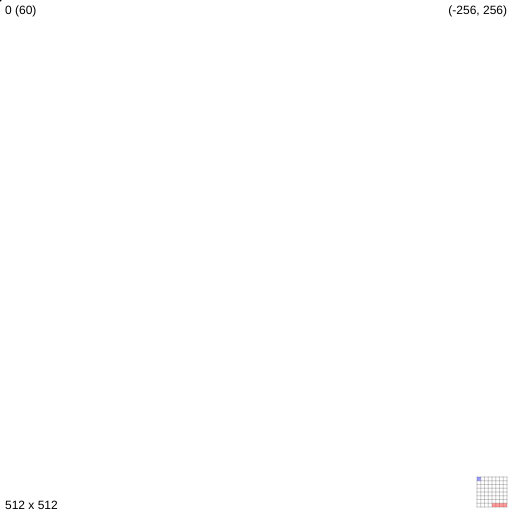
Frame 1 (no input)
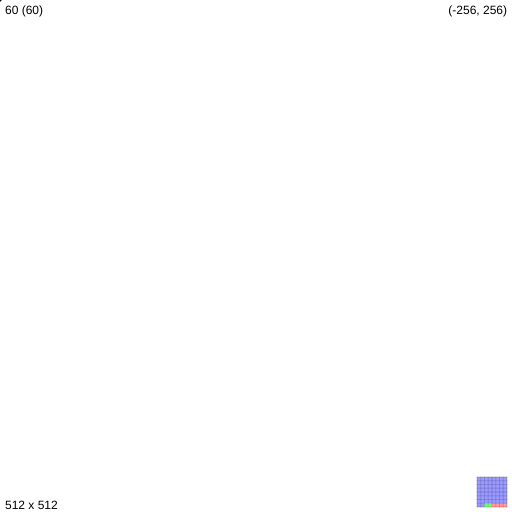
Frame 60 (no input)
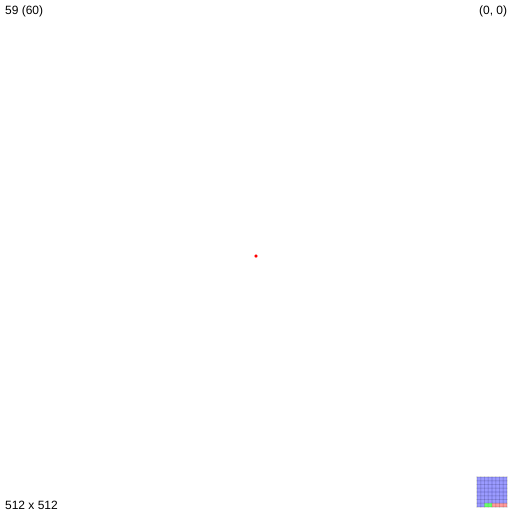
Frame 120 (the mouse pressed at the canvas centre since frame 60)

The p5.js sketch that drew these frames (run headless with seeded random() and noise() and a simulated clock; from frame 60 on, the mouse is pressed at the canvas centre):

// p5.js sketch
// ── sketch.js
//Better Mouse
let mouse = {
  x: 0,
  y: 0,
  is_pressed: 0,

  x_offset: 0,
  y_offset: 0,

  size: 0,
  buffer: {
    array: [],
    index: 0,
    population: 0,
    size: 1,

    init(size){
      this.size = size;
      this.array = new Array(size);
      this.index = 0;
      this.population = 0;
    },

    push(instance){
      this.array[this.index] = instance;
      this.index = (this.index + 1)% this.size;
      if (this.population < this.size) this.population++;
    },

    get_history(){
      let history = [];
      for(let i = 0; i < this.population; i++){
        let _index = (this.index + i) % this.size;
        history.push(this.array[_index]);
      }
      return history;
    }
  },

  init(x_off, y_off, size = 1){
    this.x_offset = x_off;
    this.y_offset = y_off;
    this.size = size;

    if (this.size > 1) this.buffer.init(size);
    this.update();
  },
  
  update(){
    this.x = mouseX - this.x_offset;
    this.y = mouseY - this.y_offset;
    this.is_pressed = mouseIsPressed;
    if (this.size > 1) this.buffer.push([this.x, this.y, this.is_pressed]);
  },
};

//Better Canvas
let canvas = {
  width: null,
  height: null,
  frame_rate: null,
  background_color: null,
    
  init(w, h, bg, fr = 60) {
    this.width = w;
    this.height = h;
    this.background_color = bg;
    this.frame_rate = fr;

    //mouse.init(w/2, h/2, s);
    createCanvas(this.width, this.height);        
    frameRate(this.frame_rate);
    colorMode(RGB);
    noStroke();
    noFill();
  },
  
  beginFrame() {
    push();
    background(this.background_color);
    translate(floor(this.width/2), floor(this.height/2))
    mouse.update();
  },
    
  endFrame() {
    pop();
  },

  init_mouse(size=1){
    mouse.init(this.width/2, this.width/2, size);
  },

  pointer_size: 3,
  drawMouse(pointer_size = 3) {
    this.pointer_size = pointer_size;
    noCursor();
    noStroke();
    if (mouse.is_pressed) fill(255, 0, 0);
    else fill(0);
    ellipse(mouse.x, mouse.y, pointer_size, pointer_size);
  },

  drawMouseTail(){
    if (mouse.size > 1){
      let mouse_buffer = mouse.buffer.get_history();
      noFill();
      strokeWeight(1);
      strokeCap(ROUND);

      for (let i = 0; i < mouse_buffer.length - 1; i++){
        let _frame = mouse_buffer[i];
        if (!_frame) continue;
        
        let _alpha = map(i, 0 , mouse_buffer.length - 1, 0, 255);
        if (_frame[2]) stroke(255, 0, 0, _alpha);
        else stroke(0, _alpha);

        let _stroke = map(i, 0, mouse_buffer.length-1, 0.5, this.pointer_size);
        
        strokeWeight(_stroke);
        line(_frame[0], _frame[1], mouse_buffer[i+1][0], mouse_buffer[i+1][1]);
      }
    }
  },

  frame_count: -1,
  drawFrameSquare(square_size = 10, padding = 5){
    this.frame_count++;
    if (this.frame_count >= this.frame_rate) this.frame_count = 0;
    
    this.square_size = square_size;
    let vertical_far = this.height/2 - padding;
    let vertical_close = vertical_far - this.square_size;
    let horizontal_far = this.width/2 - padding;
    let horizontal_close = horizontal_far - this.square_size;

    //Grid
    stroke(0, 50);
    strokeWeight(1);
    for (let i = 0; i<9; i++){
      let v_coordinate = map(i, 0, 8, vertical_close, vertical_far);
      let h_coordinate = map(i, 0, 8, horizontal_close, horizontal_far);
      line(h_coordinate, vertical_close, h_coordinate, vertical_far);
      line(horizontal_close, v_coordinate, horizontal_far, v_coordinate);
    }

    let _x = 0;
    let _y = 0;
    noStroke();
    fill(255, 0, 0, 100);
    //Fill
    if (this.frame_rate< 64){
      for (let i = 63; i>this.frame_rate-1; i--){
      _x = i%8;
      _y = floor(i/8);
      rect(map(_x, 0, 8, horizontal_close, horizontal_far), map(_y, 0, 8, vertical_close, vertical_far), this.square_size/8, this.square_size/8);
      }
    }

    fill(0, 0, 255, 100);
    //Fill Current Frame
    for (let i = 0; i<this.frame_count+1; i++){
      if(i+1 == this.frame_count) fill(0,255,0,150);
      _x = i%8;
      _y = floor(i/8);
      rect(map(_x, 0, 8, horizontal_close, horizontal_far), map(_y, 0, 8, vertical_close, vertical_far), this.square_size/8, this.square_size/8);
    }
  },

  fps: 0,
  lastFpsUpdate: 0,
  displayFps(display_rate) {
    if (display_rate == undefined) display_rate = this.frame_rate;

    let interval = 1000 / display_rate;

    if (millis() - this.lastFpsUpdate > interval){
      this.lastFpsUpdate = millis();
      this.fps = floor(frameRate());
    }

    fill(0);
    noStroke();
    textAlign(LEFT, TOP);
    text(this.fps + ' (' + this.frame_rate + ')', -this.width/2 + 5, -this.height/2 + 5);
  },

  displayCanvasSize(){
    noStroke();
    fill(0);
    
    textAlign(LEFT, BOTTOM);
    text(this.width + ' x ' + this.height, -this.width/2 + 5, this.width/2 )
  },

  displayMouseCoordinates(){
    fill(0);
    noStroke();
    textAlign(RIGHT, TOP);
    text('(' + mouse.x + ', ' + (-mouse.y) + ')',this.width/2 - 5, -this.height/2 + 5);
  }

};



function setup() {
  let canvas_size = 512;
  canvas.init(canvas_size, canvas_size, 255, 60);
  canvas.init_mouse(6);
}

function draw() {
  canvas.beginFrame();

  canvas.drawMouse(3);
  canvas.drawMouseTail();
  canvas.drawFrameSquare(30, 5);

  


  canvas.displayCanvasSize();
  canvas.displayMouseCoordinates();
  canvas.displayFps(30);
  
  canvas.endFrame();
}

// ── style.css
html, body {
  height: 100%;
  margin: 0;
  padding: 0;
}

canvas {
  display: block;
  position: absolute;
  top: 50%;
  left: 50%;
  transform: translate(-50%, -50%);
}
